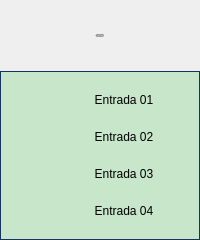
<?xml version="1.0" encoding="UTF-8"?>
<ui version="4.0">
 <class>Form</class>
 <widget class="QWidget" name="Form">
  <property name="geometry">
   <rect>
    <x>0</x>
    <y>0</y>
    <width>200</width>
    <height>240</height>
   </rect>
  </property>
  <property name="minimumSize">
   <size>
    <width>200</width>
    <height>240</height>
   </size>
  </property>
  <property name="maximumSize">
   <size>
    <width>200</width>
    <height>240</height>
   </size>
  </property>
  <property name="windowTitle">
   <string>Cartão 5069-IY4 04 Remota Booster</string>
  </property>
  <layout class="QVBoxLayout" name="verticalLayout">
   <property name="spacing">
    <number>0</number>
   </property>
   <property name="leftMargin">
    <number>0</number>
   </property>
   <property name="topMargin">
    <number>0</number>
   </property>
   <property name="rightMargin">
    <number>0</number>
   </property>
   <property name="bottomMargin">
    <number>0</number>
   </property>
   <item>
    <layout class="QVBoxLayout" name="verticalLayout_2">
     <property name="spacing">
      <number>0</number>
     </property>
     <item>
      <widget class="PyDMLabel" name="PyDMLabel_2">
       <property name="maximumSize">
        <size>
         <width>16777215</width>
         <height>71</height>
        </size>
       </property>
       <property name="font">
        <font>
         <pointsize>-1</pointsize>
        </font>
       </property>
       <property name="toolTip">
        <string/>
       </property>
       <property name="styleSheet">
        <string notr="true">PyDMLabel {
 qproperty-alignment: AlignCenter;
 border: 1px solid #FF17365D;
 background-color: #FF17365D;
 color: rgb(255, 255, 255);
 min-height: 65px;
 max-height: 65px;
 font-size: 14px;
}
</string>
       </property>
       <property name="text">
        <string>Falhas Hardware
Cartão 5069-IY4 04
Remota Booster</string>
       </property>
       <property name="alignment">
        <set>Qt::AlignCenter</set>
       </property>
      </widget>
     </item>
     <item>
      <widget class="QFrame" name="frame">
       <property name="styleSheet">
        <string notr="true">QFrame#frame{
     border: 1px solid #FF17365D;
	 background-color: #c8e6c9;
}

PyDMByteIndicator {
  min-height: 1.50em;
  max-height: 1.50em;
  min-width: 1.50em;
}</string>
       </property>
       <property name="frameShape">
        <enum>QFrame::StyledPanel</enum>
       </property>
       <property name="frameShadow">
        <enum>QFrame::Raised</enum>
       </property>
       <layout class="QVBoxLayout" name="verticalLayout_3">
        <property name="spacing">
         <number>0</number>
        </property>
        <property name="leftMargin">
         <number>0</number>
        </property>
        <property name="topMargin">
         <number>0</number>
        </property>
        <property name="rightMargin">
         <number>0</number>
        </property>
        <property name="bottomMargin">
         <number>0</number>
        </property>
        <item>
         <layout class="QGridLayout" name="gridLayout">
          <property name="leftMargin">
           <number>5</number>
          </property>
          <property name="topMargin">
           <number>5</number>
          </property>
          <property name="rightMargin">
           <number>5</number>
          </property>
          <property name="bottomMargin">
           <number>5</number>
          </property>
          <property name="verticalSpacing">
           <number>10</number>
          </property>
          <item row="2" column="0">
           <widget class="PyDMByteIndicator" name="PyDMByteIndicator_2">
            <property name="sizePolicy">
             <sizepolicy hsizetype="Fixed" vsizetype="Fixed">
              <horstretch>0</horstretch>
              <verstretch>0</verstretch>
             </sizepolicy>
            </property>
            <property name="minimumSize">
             <size>
              <width>27</width>
              <height>27</height>
             </size>
            </property>
            <property name="maximumSize">
             <size>
              <width>30</width>
              <height>27</height>
             </size>
            </property>
            <property name="toolTip">
             <string/>
            </property>
            <property name="PyDMToolTip" stdset="0">
             <string/>
            </property>
            <property name="channel" stdset="0">
             <string>ca://RA-RaBO02:RF-IntlkComp:InAng06-Mon.VAL</string>
            </property>
            <property name="onColor" stdset="0">
             <color>
              <red>255</red>
              <green>0</green>
              <blue>0</blue>
             </color>
            </property>
            <property name="offColor" stdset="0">
             <color>
              <red>0</red>
              <green>255</green>
              <blue>0</blue>
             </color>
            </property>
            <property name="showLabels" stdset="0">
             <bool>false</bool>
            </property>
            <property name="circles" stdset="0">
             <bool>true</bool>
            </property>
           </widget>
          </item>
          <item row="3" column="0">
           <widget class="PyDMByteIndicator" name="PyDMByteIndicator_3">
            <property name="sizePolicy">
             <sizepolicy hsizetype="Fixed" vsizetype="Fixed">
              <horstretch>0</horstretch>
              <verstretch>0</verstretch>
             </sizepolicy>
            </property>
            <property name="minimumSize">
             <size>
              <width>27</width>
              <height>27</height>
             </size>
            </property>
            <property name="maximumSize">
             <size>
              <width>30</width>
              <height>27</height>
             </size>
            </property>
            <property name="toolTip">
             <string/>
            </property>
            <property name="PyDMToolTip" stdset="0">
             <string/>
            </property>
            <property name="channel" stdset="0">
             <string>ca://RA-RaBO02:RF-IntlkComp:InAng07-Mon.VAL</string>
            </property>
            <property name="onColor" stdset="0">
             <color>
              <red>255</red>
              <green>0</green>
              <blue>0</blue>
             </color>
            </property>
            <property name="offColor" stdset="0">
             <color>
              <red>0</red>
              <green>255</green>
              <blue>0</blue>
             </color>
            </property>
            <property name="showLabels" stdset="0">
             <bool>false</bool>
            </property>
            <property name="circles" stdset="0">
             <bool>true</bool>
            </property>
           </widget>
          </item>
          <item row="0" column="0">
           <widget class="PyDMByteIndicator" name="PyDMByteIndicator">
            <property name="sizePolicy">
             <sizepolicy hsizetype="Fixed" vsizetype="Fixed">
              <horstretch>0</horstretch>
              <verstretch>0</verstretch>
             </sizepolicy>
            </property>
            <property name="minimumSize">
             <size>
              <width>27</width>
              <height>27</height>
             </size>
            </property>
            <property name="maximumSize">
             <size>
              <width>30</width>
              <height>27</height>
             </size>
            </property>
            <property name="toolTip">
             <string/>
            </property>
            <property name="PyDMToolTip" stdset="0">
             <string/>
            </property>
            <property name="channel" stdset="0">
             <string>ca://RA-RaBO02:RF-IntlkComp:InAng04-Mon.VAL</string>
            </property>
            <property name="onColor" stdset="0">
             <color>
              <red>255</red>
              <green>0</green>
              <blue>0</blue>
             </color>
            </property>
            <property name="offColor" stdset="0">
             <color>
              <red>0</red>
              <green>255</green>
              <blue>0</blue>
             </color>
            </property>
            <property name="showLabels" stdset="0">
             <bool>false</bool>
            </property>
            <property name="circles" stdset="0">
             <bool>true</bool>
            </property>
           </widget>
          </item>
          <item row="1" column="1">
           <widget class="PyDMLabel" name="PyDMLabel_3">
            <property name="sizePolicy">
             <sizepolicy hsizetype="Fixed" vsizetype="Fixed">
              <horstretch>0</horstretch>
              <verstretch>0</verstretch>
             </sizepolicy>
            </property>
            <property name="minimumSize">
             <size>
              <width>100</width>
              <height>25</height>
             </size>
            </property>
            <property name="maximumSize">
             <size>
              <width>100</width>
              <height>25</height>
             </size>
            </property>
            <property name="toolTip">
             <string/>
            </property>
            <property name="text">
             <string>Entrada 02</string>
            </property>
            <property name="alignment">
             <set>Qt::AlignCenter</set>
            </property>
           </widget>
          </item>
          <item row="1" column="0">
           <widget class="PyDMByteIndicator" name="PyDMByteIndicator_4">
            <property name="sizePolicy">
             <sizepolicy hsizetype="Fixed" vsizetype="Fixed">
              <horstretch>0</horstretch>
              <verstretch>0</verstretch>
             </sizepolicy>
            </property>
            <property name="minimumSize">
             <size>
              <width>27</width>
              <height>27</height>
             </size>
            </property>
            <property name="maximumSize">
             <size>
              <width>30</width>
              <height>27</height>
             </size>
            </property>
            <property name="toolTip">
             <string/>
            </property>
            <property name="PyDMToolTip" stdset="0">
             <string/>
            </property>
            <property name="channel" stdset="0">
             <string>ca://RA-RaBO02:RF-IntlkComp:InAng05-Mon.VAL</string>
            </property>
            <property name="onColor" stdset="0">
             <color>
              <red>255</red>
              <green>0</green>
              <blue>0</blue>
             </color>
            </property>
            <property name="offColor" stdset="0">
             <color>
              <red>0</red>
              <green>255</green>
              <blue>0</blue>
             </color>
            </property>
            <property name="showLabels" stdset="0">
             <bool>false</bool>
            </property>
            <property name="circles" stdset="0">
             <bool>true</bool>
            </property>
           </widget>
          </item>
          <item row="0" column="1">
           <widget class="PyDMLabel" name="PyDMLabel">
            <property name="sizePolicy">
             <sizepolicy hsizetype="Fixed" vsizetype="Fixed">
              <horstretch>0</horstretch>
              <verstretch>0</verstretch>
             </sizepolicy>
            </property>
            <property name="minimumSize">
             <size>
              <width>100</width>
              <height>25</height>
             </size>
            </property>
            <property name="maximumSize">
             <size>
              <width>100</width>
              <height>25</height>
             </size>
            </property>
            <property name="toolTip">
             <string/>
            </property>
            <property name="text">
             <string>Entrada 01</string>
            </property>
            <property name="alignment">
             <set>Qt::AlignCenter</set>
            </property>
            <property name="channel" stdset="0">
             <string/>
            </property>
           </widget>
          </item>
          <item row="3" column="1">
           <widget class="PyDMLabel" name="PyDMLabel_5">
            <property name="sizePolicy">
             <sizepolicy hsizetype="Fixed" vsizetype="Fixed">
              <horstretch>0</horstretch>
              <verstretch>0</verstretch>
             </sizepolicy>
            </property>
            <property name="minimumSize">
             <size>
              <width>100</width>
              <height>25</height>
             </size>
            </property>
            <property name="maximumSize">
             <size>
              <width>100</width>
              <height>25</height>
             </size>
            </property>
            <property name="toolTip">
             <string/>
            </property>
            <property name="text">
             <string>Entrada 04</string>
            </property>
            <property name="alignment">
             <set>Qt::AlignCenter</set>
            </property>
           </widget>
          </item>
          <item row="2" column="1">
           <widget class="PyDMLabel" name="PyDMLabel_4">
            <property name="sizePolicy">
             <sizepolicy hsizetype="Fixed" vsizetype="Fixed">
              <horstretch>0</horstretch>
              <verstretch>0</verstretch>
             </sizepolicy>
            </property>
            <property name="minimumSize">
             <size>
              <width>100</width>
              <height>25</height>
             </size>
            </property>
            <property name="maximumSize">
             <size>
              <width>100</width>
              <height>25</height>
             </size>
            </property>
            <property name="toolTip">
             <string/>
            </property>
            <property name="text">
             <string>Entrada 03</string>
            </property>
            <property name="alignment">
             <set>Qt::AlignCenter</set>
            </property>
           </widget>
          </item>
         </layout>
        </item>
       </layout>
      </widget>
     </item>
    </layout>
   </item>
  </layout>
 </widget>
 <customwidgets>
  <customwidget>
   <class>PyDMLabel</class>
   <extends>QLabel</extends>
   <header>pydm.widgets.label</header>
  </customwidget>
  <customwidget>
   <class>PyDMByteIndicator</class>
   <extends>QWidget</extends>
   <header>pydm.widgets.byte</header>
  </customwidget>
 </customwidgets>
 <resources/>
 <connections/>
</ui>
